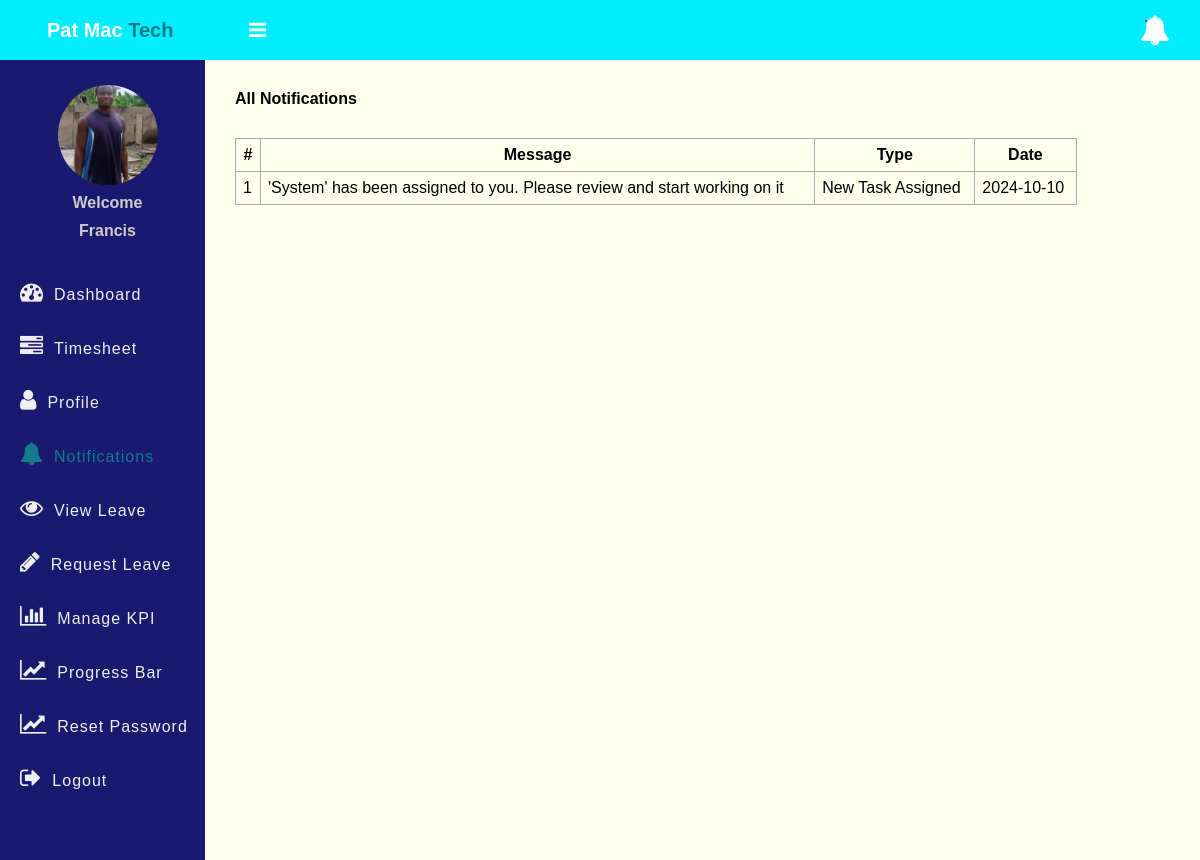
/Resources/notifications.php (signed in), run on the app's committed database.
### tables this page shows
CREATE TABLE `notifications` (
  `id` int(11) NOT NULL,
  `message` text NOT NULL,
  `recipient` int(11) NOT NULL,
  `type` varchar(50) NOT NULL,
  `date` date NOT NULL DEFAULT current_timestamp(),
  `is_read` tinyint(1) DEFAULT 0
);

### app/Model/Notification.php (called while the page is built, shortened)
<?php
function get_all_my_notifications($conn, $id){
	$sql = "SELECT * FROM notifications WHERE recipient=?";
	$stmt = $conn->prepare($sql);
	$stmt->execute([$id]);
	if($stmt->rowCount() > 0){
		$notifications = $stmt->fetchAll();
	}else $notifications = 0;
	return $notifications;
}

### Resources/notifications.php (the view, shortened to what this page needs)
<?php
if (isset($_SESSION['role']) && isset($_SESSION['id'])) {
    include "../inc/DB_connection.php";
    include "../app/Model/Notification.php";
    $notifications = get_all_my_notifications($conn, $_SESSION['id']);
 ?>
<!DOCTYPE html>
<html>
<head>
	<link rel="stylesheet" href="https://stackpath.bootstrapcdn.com/font-awesome/4.7.0/css/font-awesome.min.css">
	<link rel="stylesheet" href="../css/style.css">
</head>
<body>
	<?php include "../inc/header.php" ?>
	<div class="body">
		<?php include "../inc/nav.php" ?>
		<section class="section-1">
			<h4 class="title">All Notifications</h4>
			<?php if ($notifications != 0) { ?>
			<table class="main-table">
				<tr>
					<th>#</th>
					<th>Message</th>
					<th>Type</th>
					<th>Date</th>
				</tr>
				<?php $i=0; foreach ($notifications as $notification) { ?>
				<tr>
					<td><?=++$i?></td>
					<td><?=$notification['message']?></td>
					<td><?=$notification['type']?></td>
					<td><?=$notification['date']?></td>
				</tr>
			   <?php	} ?>
			</table>
		<?php }else { ?>
			<h3>You have zero notification</h3>
		<?php  }?>
		</section>
	</div>
</body>
</html>
<?php }else{
   $em = "First login";
   header("Location: login.php?error=$em");
   exit();
}
 ?>

### css/style.css (style rules this page uses)
* { padding: 0; margin: 0; box-sizing: border-box; font-family: arial, sans-serif; }
body { background-image: url("") ; background-position: center; background-repeat: no-repeat; background-size: cover; }
.body { display: flex; background: url("../img/patmac.jpg") no-repeat center center/cover; }
.section-1 { padding: 30px; }
.section-1 .title { margin-bottom: 10px; }
.section-1 { width: 100%; background: #ffe; }
.main-table, .main-table tr, .main-table th, .main-table td { border: 1px solid #aaa; border-collapse: collapse; padding: 7px; }
.main-table { width: 90%; margin-top: 30px; }

### data on the page
notifications: message "'System' has been assigned to you. Please review and start working on it", type "New Task Assigned", date "2024-10-10"

### other printed values
$_SESSION['username'] "Francis"
